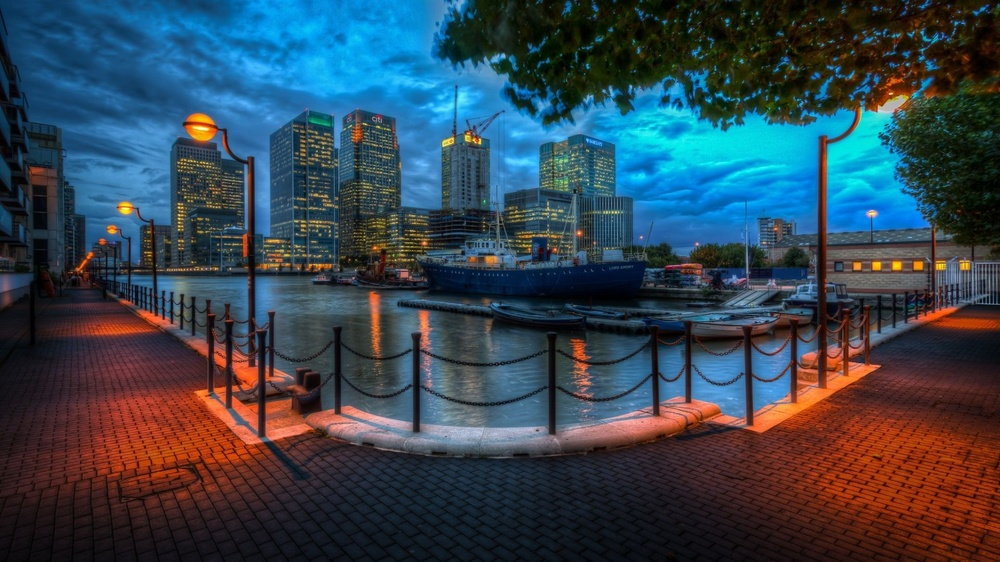
#> input picture image.jpg, 1000 x 562 px, shrunk from 1920 x 1080 before the run
$ python main.py
#> lines starting #> are read from the running program, lines starting #| are printed output that depends on the picture
from PIL import Image, ImageDraw, ImageFont

image = Image.open('image.jpg')
#> image is the input picture: PIL image 1000x562 RGB; mean R, G, B 53.1, 68.3, 79.9
image.show()

draw = ImageDraw.Draw(image)
text = 'Parsa Mohammadpour - {student_id}'

font = ImageFont.truetype('arial.ttf', 40)

width, height = image.width/2, image.height/2
#> width = 500; height = 281

draw.text((width, height), text, font=font, anchor="mm", fill=(255,0,0))

image.show()
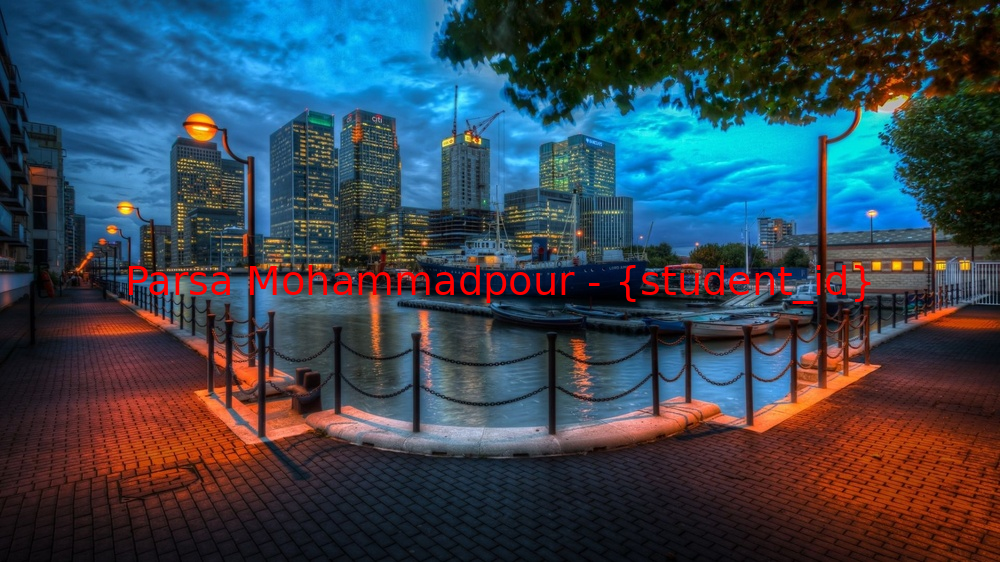
#> shown: PIL image 1000x562 RGB; mean R, G, B 55.4, 67.8, 79.2
image.save('Result.jpg')
